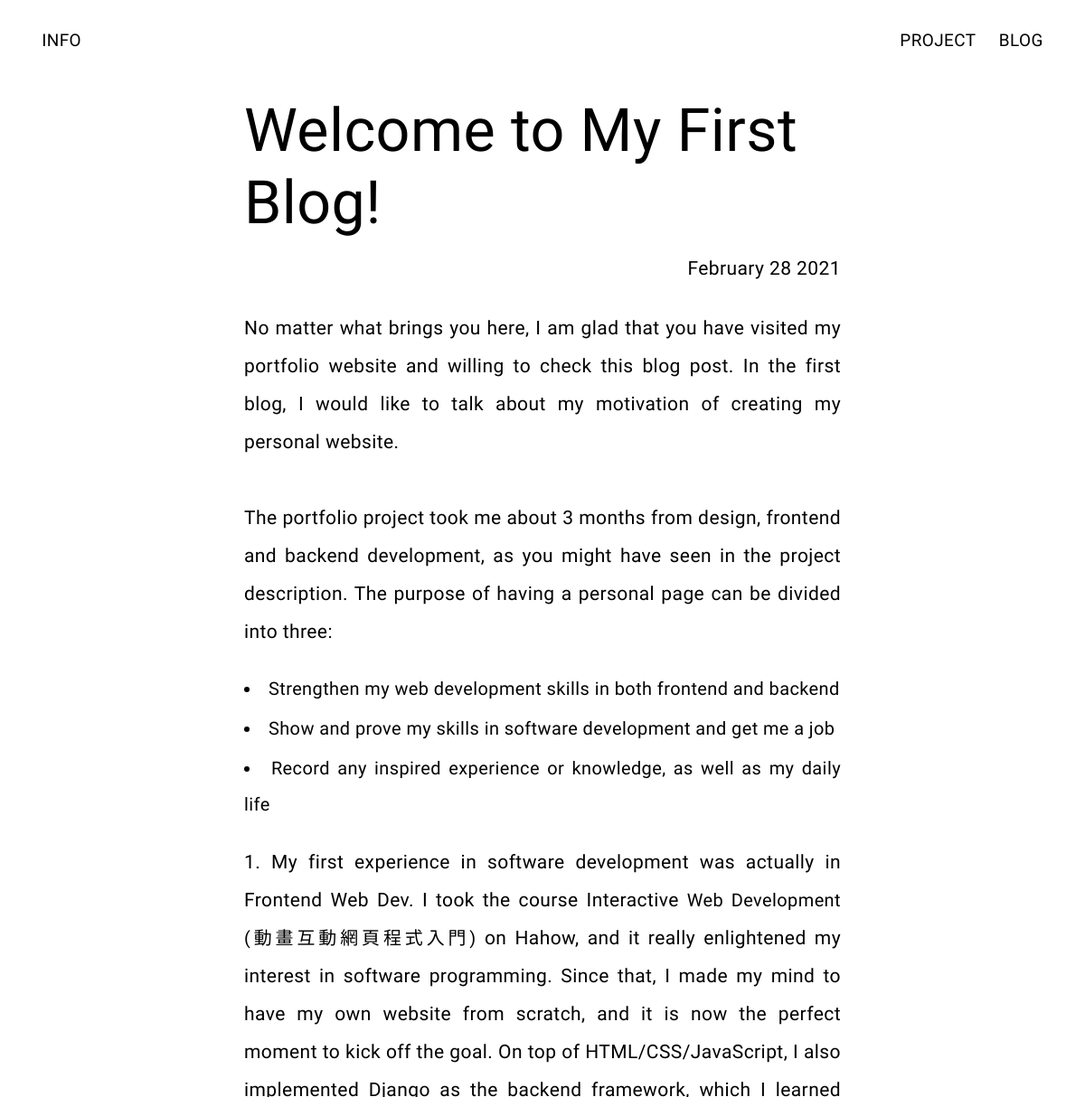
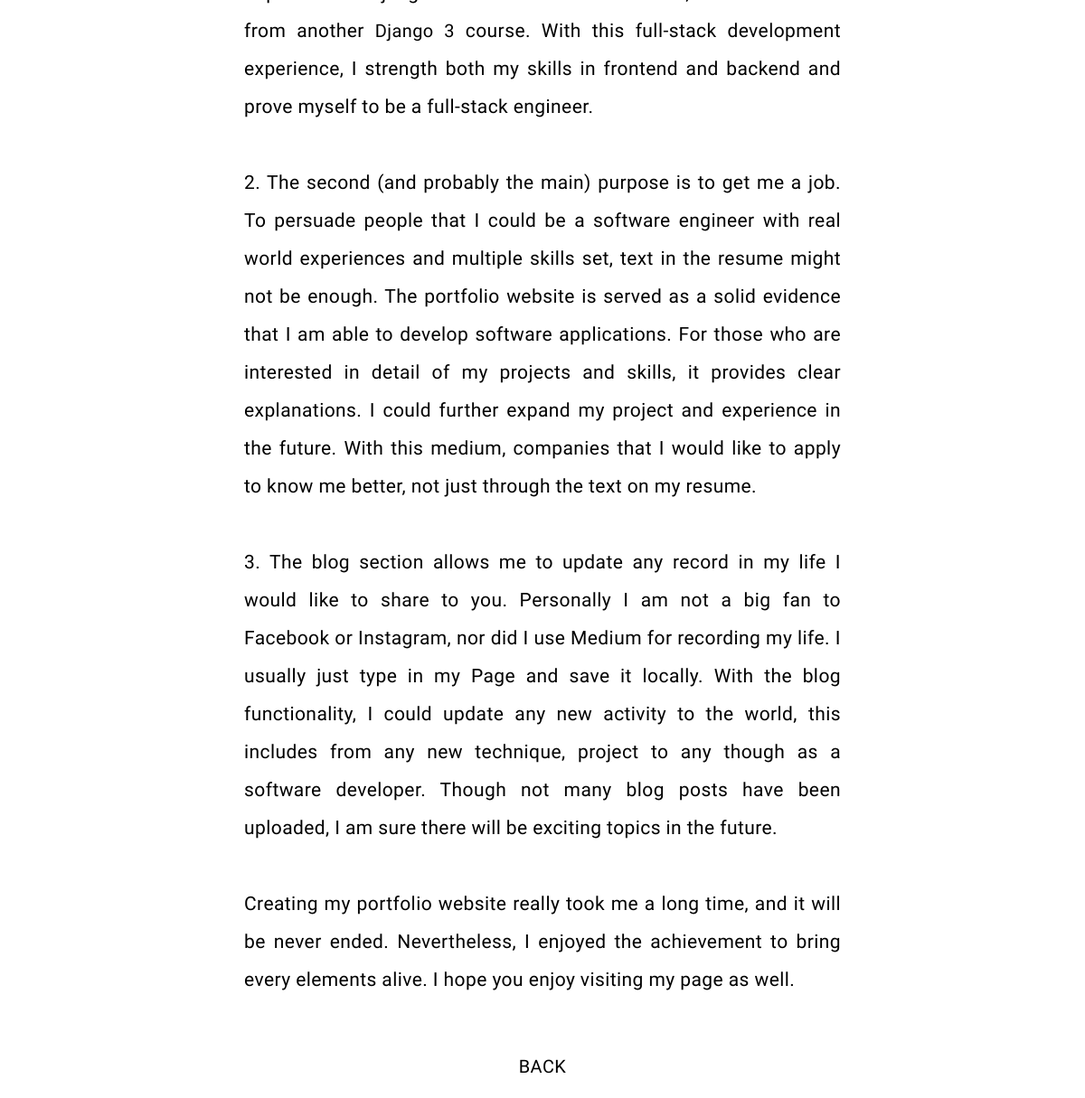
Page /blog/1/ on the committed database (2 pictures, top to bottom).
### blog/models.py (models this page shows, shortened)
class Blog(models.Model):
    title = models.CharField(max_length=200)
    description = models.TextField()
    date = models.DateField()

### blog/views.py (the view)
# urls.py: path('<int:blog_id>/', views.detail_blog, name='detail_blog'),
def detail_blog(request, blog_id):
    blog = get_object_or_404(Blog, pk=blog_id)
    return render(request, 'blog/detail_blog.html', {'blog': blog})

### blog/templates/blog/detail_blog.html (shortened to what this page needs)
{% extends 'info/base.html' %}
{% block head %}
{% load static %}
<link rel="stylesheet" href="{% static 'blog/detail_blog.css' %}">
{% endblock %}
{% block content %}
{% load static %}
<div class="blog-detail">
    <h1>
        {{ blog.title|safe }}
    </h1>
    <h4>
        {{ blog.date|date:'F j Y' }}
    </h4>
    <div class="description">
        {{ blog.description|safe }}
    </div>
    <h5>
        <a href="{% url 'blog:all_blog' %}">BACK</a>
    </h5>
</div>
{% endblock %}

### info/static/info/style.css (style rules this page uses)
* { margin: 0; padding: 0; box-sizing: border-box; font-size: 100%; font-weight: 300; font: inherit; vertical-align: baseline; }
:root { --ms-2: 0.56rem; --ms-1: 0.75rem; --ms0: 1rem; --ms1: 1.33rem; --ms2: 1.78rem; --ms3: 2.37rem; --ms4: 3.16rem; --ms5: 4.21rem; --ms6: 5.61rem; --ms7: 7.48rem; --ms8: 9.97rem; --ms9: 13.29rem; --ms10: 17.71rem; --ms11: 23.61rem; --ms12: 31.47rem; }
html, body { line-height: 1.2; font-family: "Arimo", helvetica, arial, sans-serif; height: auto; letter-spacing: 0.02em; background: #ffffff; font-size: 18px; }
@media (min-width: 576px) { html, body { font-size: 19px; } }
@media (min-width: 768px) { html, body { font-size: 20px; } }
@media (min-width: 1024px) { html, body { font-size: 21px; } }
body::before { content: ""; position: fixed; top: -10rem; left: 0px; background: rgb(255, 255, 255); width: 100vw; height: calc(10rem + 100vh); z-index: -1; }
li, a { font-size: 0.95em; color: black; text-decoration: none; list-style: none; }

### blog/static/blog/detail_blog.css (style rules this page uses)
.blog-detail { margin: 5rem auto 1em; width: 55%; }
.blog-detail > h1 { font-size: var(--ms4); }
.blog-detail > h4 { font-size: var(--ms0); padding-top: 1em; text-align: right; }
.description { font-size: var(--ms0); padding-top: 1.5em; text-align: justify; line-height: 2; }
.blog-detail > h5 { font-size: var(--ms0); padding-top: 3em; text-align: center; }
ul { padding: 1em 0em; }
li { list-style-position: inside; padding: 0.1em 0em; }
.list-disc { list-style-type: disc; }

### rows in the picture
Blog: title "Welcome to My First Blog!", date "February 28 2021", description "No matter what brings you here, I am glad that you have visited my portfolio website and willing to check this blog post. In the first blog, I would like to talk about my motivation of creating my personal website. The portfolio project took me about 3 months from design, frontend and backend development, as you might have seen in the project description. The purpose of having a personal page can be divided into three: Strengthen my web development skills in both frontend and backend Show and prove my skills in software development and get me a job Record any inspired experience or knowledge, as well as my daily life 1. My first experience in software development was actually in Frontend…"
